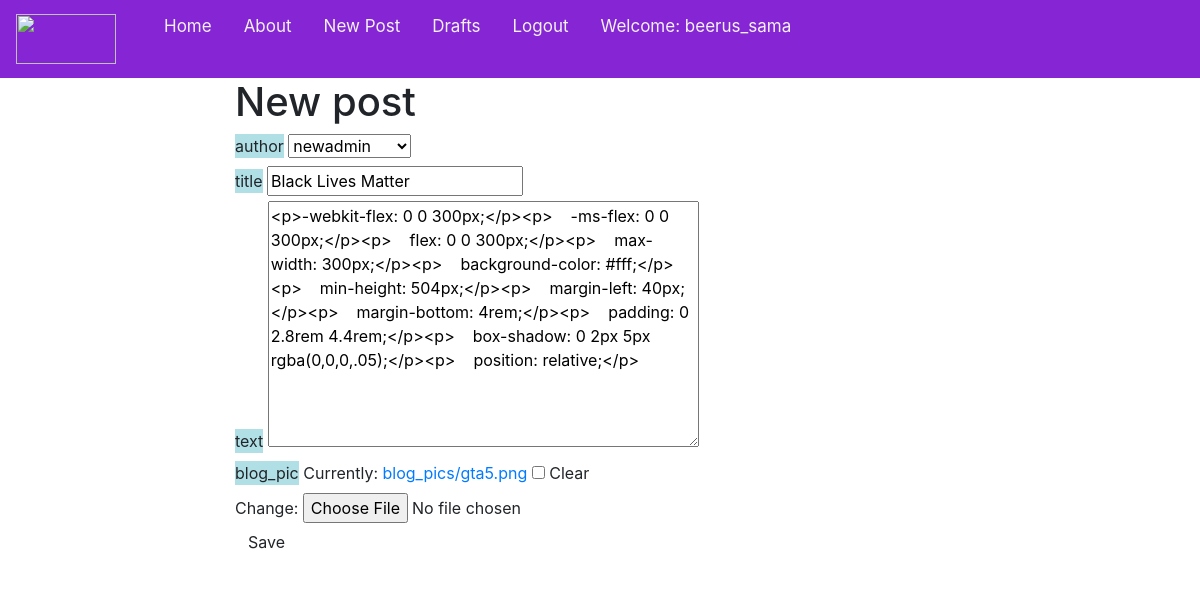
The app's page /post/19/edit/ (signed in) with its own data.
### basic_app/models.py (models this page shows, shortened)
class Post(models.Model):
    author=models.ForeignKey('auth.User',on_delete=models.CASCADE)
    title=models.CharField(max_length=256)
    text=models.TextField()
    create_date=models.DateTimeField(default=timezone.now())
    published_date=models.DateTimeField(blank=True,null=True)
    blog_pic=models.ImageField(upload_to='blog_pics/',blank=True,default='blog_pics/django-logo-negative.png')

### basic_app/views.py (the view)
# urls.py: url(r'^post/(?P<pk>\d+)/edit/$',views.PostUpdateView.as_view(),name='post_edit'),
class PostUpdateView(LoginRequiredMixin,UpdateView):
    login_url='/login/'
    redirect_field_name='basic_app/post_detail.html'
    form_class=PostForm
    model=Post

### basic_app/forms.py
class PostForm(forms.ModelForm):
    class Meta:
        model = Post
        fields = ('author','title', 'text','blog_pic')
        widgets = {
            'title': forms.TextInput(attrs={'class': 'textinputclass'}),
            'text': forms.Textarea(attrs={'class': 'editable medium-editor-textarea postcontent'}),
        }

### basic_app/templates/basic_app/post_form.html (shortened to what this page needs)
{% extends 'basic_app/base.html' %}
{% block content %}
    <h1>New post</h1>
    <form method="POST" class="post-form" enctype="multipart/form-data">
    {% for field in form %}
      <div class="field">
        <label for="{{ field.id_for_label }}" class="label" style="background-color: powderblue;">{{ field.html_name }}</label>
        {{ field }}
      </div>
    {% endfor %}
    <button type="submit" class="save btn btn-default">Save</button>
    </form>
{% endblock %}

### basic_app/templates/basic_app/base.html (shortened to what this page needs)
<!DOCTYPE html>
{% load staticfiles %}
<html>
    <head>
        <link rel="stylesheet" href="https://stackpath.bootstrapcdn.com/bootstrap/4.5.0/css/bootstrap.min.css">
        <link rel="stylesheet" href="//cdn.jsdelivr.net/medium-editor/latest/css/medium-editor.min.css" type="text/css" media="screen" charset="utf-8">
        <link rel="stylesheet" href="{% static 'css/new_style.css' %}">
    <body class='loader'>
    <div class="topnav" id="myTopnav">
        <a class="navbar-brand" href="#">
            <img src="../../../media/white-logo.png" height="50" width="100" class="image-fluid">
        </a>
        <a class="active" href="{% url 'post_list' %}">Home</a>
        <a class="nav-link" href="{% url 'about'%}">About</a>
        {% if user.is_authenticated %}
        <a class="nav-link" href="{% url 'post_new' %}">New Post</a>
        <a class="nav-link" href="{% url 'post_draft_list' %}">Drafts</a>
        <a class="nav-link" href="{% url 'logout' %}">Logout</a>
        <a class="nav-link">Welcome: {{ user.username }}</a>
        {% else %}
        <a class="nav-tag" href="{% url 'login' %}">
            <span class="glyphicon glyphicon-user"></span>
        </a>
        {% endif %}
    </div>
    <section class="">
       <div class="content container">
            <div class="row">
                <div class="col-0 col-md-2">
                </div>
                <div class="col-12 col-md-8 ">
                  <div class="blog_posts">
                        {% block content %}
                        {% endblock %}
                    </div>
                </div>
                <div class="col-0 col-md-2">
                </div>
            </div>
        </div>
    </section>
</body>
</html>

### basic_app/templates/basic_app/base.html (style rules this page uses)
.topnav { overflow: hidden; background-color: #8625d4; }
.topnav a { float: left; display: block; color: #f2f2f2; text-align: center; padding: 14px 16px; text-decoration: none; font-size: 17px; }
.topnav a.active { color: #f2f2f2; }

### records on screen
Post: form "newadmin" "Black Lives Matter" "<p>-webkit-flex: 0 0 300px;</p><p> -ms-flex: 0 0 300px;</p><p> flex: 0 0 300px;</p><p> max-width: 300px;</p><p> background-color: #fff;</p><p> min-height: 504px;</p><p> margin-left: 40px;</p><p> margin-bottom: 4rem;</p><p> padding: 0 2.8rem 4.4rem;</p><p> box-shadow: 0 2px 5px rgba(0,0,0,.05);</p><p> position: relative;</p>"

### other values on screen
{{ user.username }} "beerus_sama"
{{ field.html_name }} "author" "title" "text" "blog_pic"
